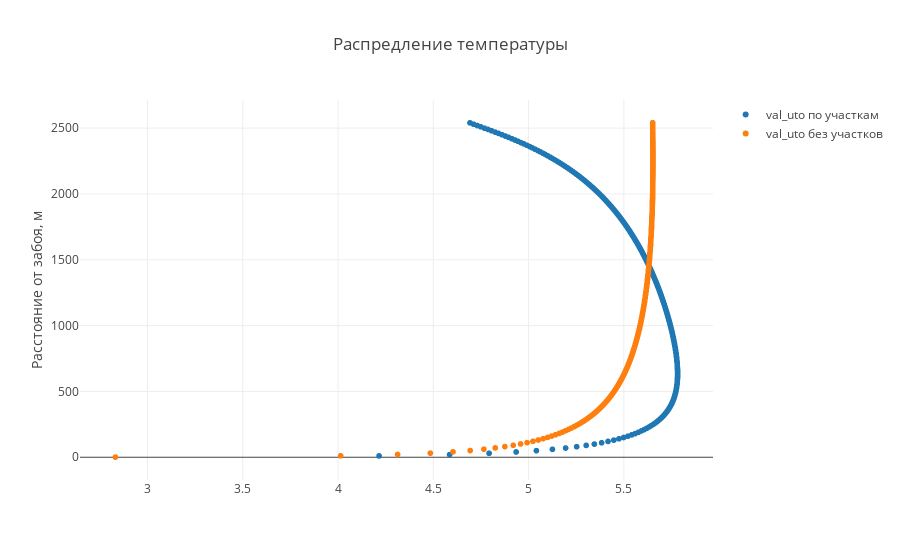

The notebook cell this image was saved under:
### Code cell
trace2 = go.Scattergl(
    x = temp_data_with_step.get_values(50),
    y = temp_data_with_step.distance_list,
    name = temp_data_with_step.get_name(50) + ' по участкам',
    mode = 'markers'
)

trace3 = go.Scattergl(
    x = temp_data.get_values(50),
    y = temp_data.distance_list,
    name = temp_data_with_step.get_name(50) + ' без участков',
    mode = 'markers'
)


data = [ trace2, trace3]

plot()

### Figure 1 — Plotly figure (JSON) as saved in the notebook; plotly's stock layout.template omitted (floating-point values rounded to 4 significant figures; data arrays with more than 128 entries replaced by an {"elided": "..."} marker saying what was removed)
{"data": [{"mode": "markers", "name": "val_uto по участкам", "type": "scattergl", "uid": "daee2840-2032-44b0-ac02-3f70be801fcd", "x": {"elided": "255 float values"}, "y": {"elided": "255 int values"}}, {"mode": "markers", "name": "val_uto без участков", "type": "scattergl", "uid": "0cb40cd8-88f6-4695-b485-c6fbfaddd69e", "x": {"elided": "255 float values"}, "y": {"elided": "255 int values"}}], "layout": {"title": {"text": "Распредление температуры"}, "yaxis": {"title": {"text": "Расстояние от забоя, м"}}}}
